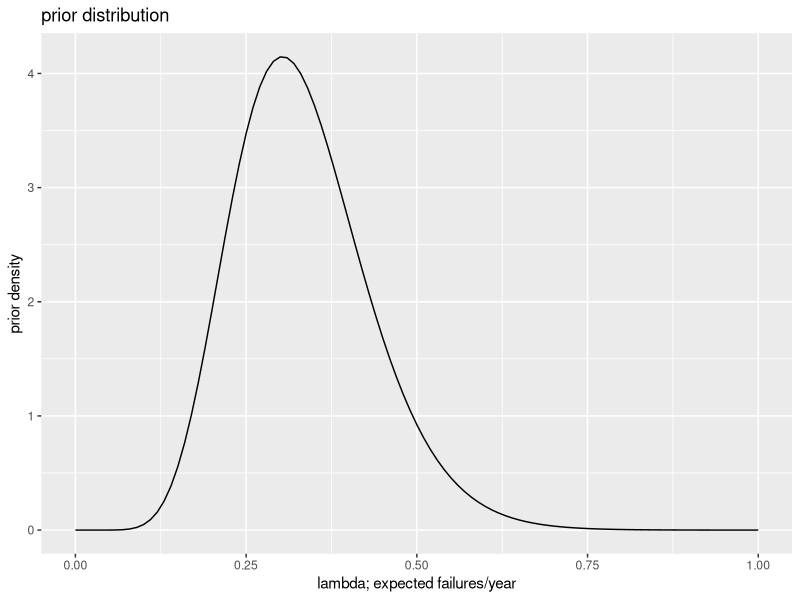
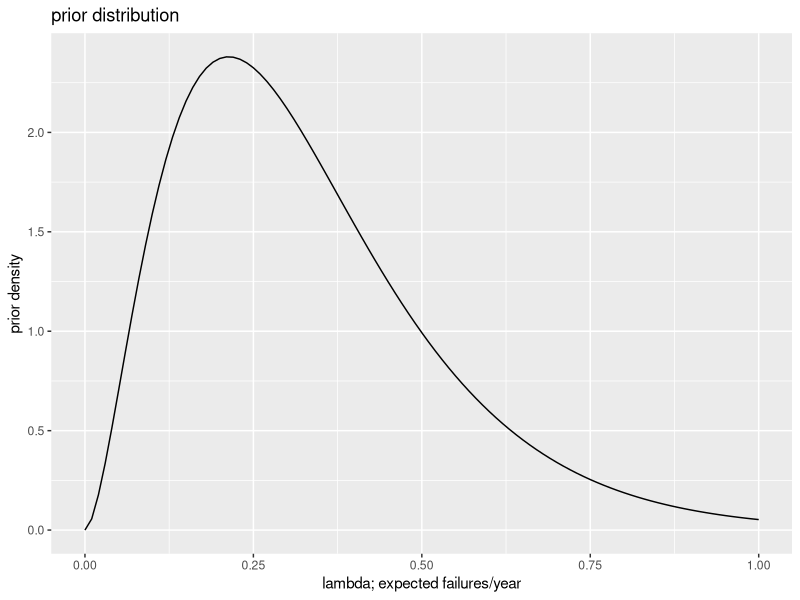
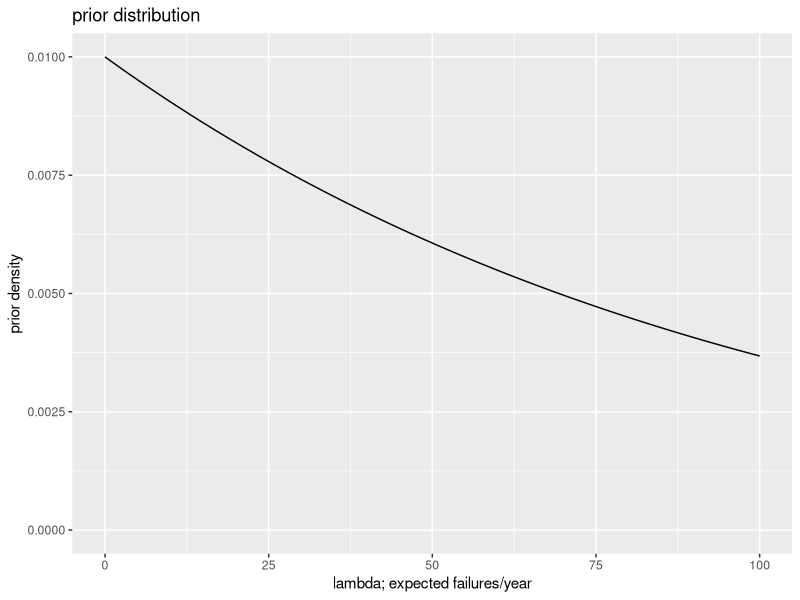
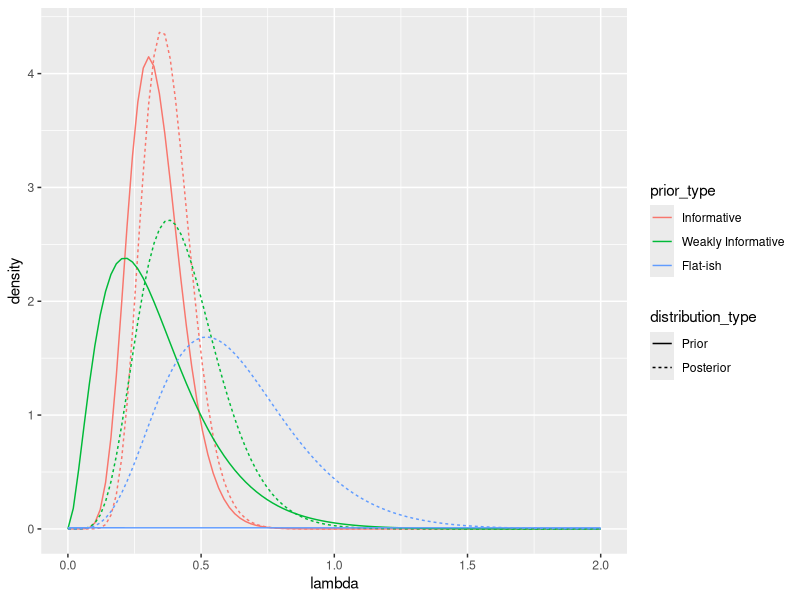

The R source for these figures, in order:
## ---- chunk 1
# load packages
library(tidyverse)
library(stringr)
library(kableExtra)

# set seed for reproducibility
set.seed(1234)

# choose informative  prior distribution
# - I expect govts to last, on avg, 3 years, so fail at a 
#   rate of lambda = 1/3 per year, give-or-take about 1/10.
# - I know that the mean of the gamma is a/b and the sd is 
#   sqrt{a/(b^2)}, so I set a/b = 1/3 and sqrt{a/(b^2)} = 1/10
#   and solve. You could also just experiment with different 
#   values
alpha_inf <- 100/9
beta_inf <-  3*alpha_inf

# plot informative prior
ggplot() + xlim(0, 1) +
  stat_function(fun = dgamma, args = list(shape = alpha_inf, rate = beta_inf)) + 
  labs(title = "prior distribution", x = "lambda; expected failures/year", y = "prior density")

# choose **weakly informative** prior distribution
# - For this, I repeated the same process, but doubled my
#   give-or-take from 1/10 to 1/5,
alpha_weak <- 25/9
beta_weak <- 3*alpha_weak

# plot weakly informative prior
ggplot() + xlim(0, 1) +
  stat_function(fun = dgamma, args = list(shape = alpha_weak, rate = beta_weak)) + 
  labs(title = "prior distribution", x = "lambda; expected failures/year", y = "prior density")

# choose flattest prior distribution
# - I just want to make this prior as close to uniform as possible.
# - the failure rate (failures/year) is *surely* between 0 and 100
#   (lambda = 100 means that 100 governments are failing per year), 
#   so I plot the prior from zero to 100--it's basically flat   
alpha_flat <- 1
beta_flat <- 0.01

# plot flattish prior
ggplot() + xlim(0, 100) + ylim(0, NA) + 
  stat_function(fun = dgamma, args = list(shape = alpha_flat, rate = beta_flat)) + 
  labs(title = "prior distribution", x = "lambda; expected failures/year", y = "prior density")

# data
x <- c(142, 773, 333, 432, 1823)/365  # rescale to years

# make a data frame with the posterior and prior parameters
posts <- data.frame(prior_type = c("Informative", 
                                   "Weakly Informative",
                                   "Flat-ish"),
                    alpha_prior = c(alpha_inf, 
                                    alpha_weak,
                                    alpha_flat),
                    beta_prior = c(beta_inf, 
                                    beta_weak,
                                    beta_flat)) %>%
  # add posterior parameters
  mutate(alpha_posterior = alpha_prior + length(x),
         beta_posterior = beta_prior + sum(x)) %>%
  # create one row per parameter
  pivot_longer(cols = alpha_prior:beta_posterior) %>%
  # separate parameter from distribution type
  separate(name, into = c("parameter", "distribution_type")) %>%
  # put parameters into separate columns
  pivot_wider(names_from = parameter, values_from = value) %>%
  mutate(distribution_type = str_to_title(distribution_type),
         distribution_type = factor(distribution_type, levels = c("Prior", "Posterior"))) %>%
  mutate(prior_type = factor(prior_type, levels = c("Informative", "Weakly Informative", "Flat-ish")))

# compute point estimates and make a table
point_estimates <- posts %>% 
  #filter(distribution_type == "posterior") %>%
  group_by(prior_type, distribution_type) %>%
  mutate(mean = alpha/beta,
         median = median(rgamma(100000, alpha, beta)),
         mode = (alpha - 1)/beta,
         mean_expected_duration = mean(1/rgamma(100000, shape = alpha, rate = beta))) 

point_estimates %>%
  select(-alpha, -beta) %>%
  arrange(distribution_type, prior_type) %>%
  rename(`Prior` = prior_type, 
         `Distribution` = distribution_type,
         `Mean of lambda` = mean,
         `Median of lambda` = median,
         `Mode of lambda` = mode,
         `Mean of 1/lambda` = mean_expected_duration) %>%
  kable(format = "markdown", digits = 2)

# plot distributions
gg_posts <- posts %>%
  # add in lambda values for which to compute the prior and posterior density
  full_join(data_frame(lambda = seq(0, 2, length.out = 100)), 
            by = character()) %>%
  # compute the posterior and prior density for each lambda
  mutate(density = dgamma(lambda, shape = alpha, rate = beta))

ggplot(gg_posts, aes(x = lambda, y = density, 
                  color = prior_type, 
                  linetype = distribution_type)) + 
  geom_line()
